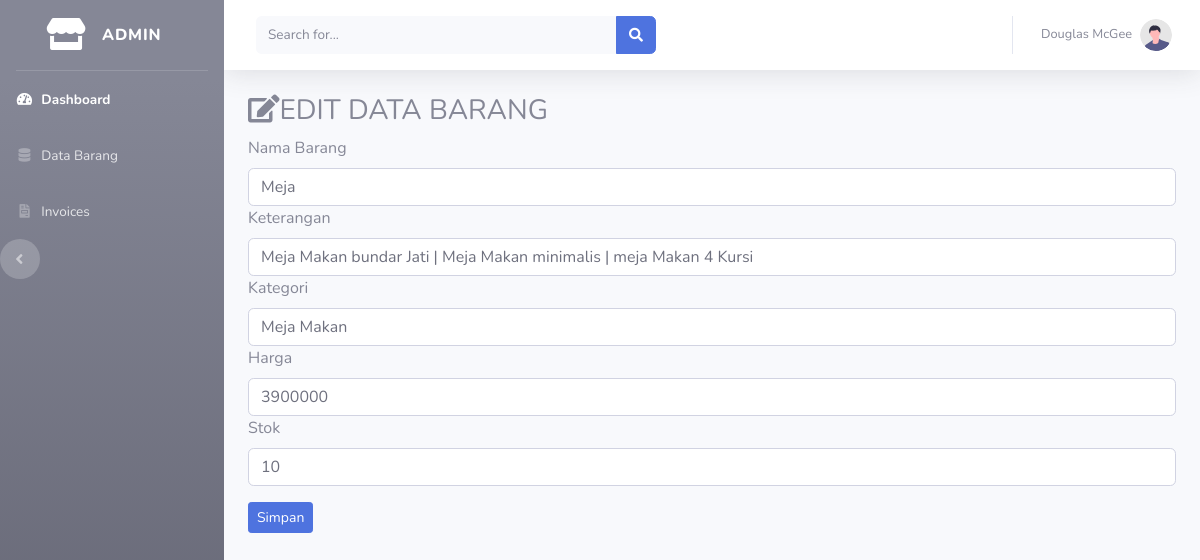
The page /index.php/admin/data_barang/edit/1 on the database its author committed.
### tables this page shows
CREATE TABLE `tb_barang` (
  `id_brg` int(11) NOT NULL,
  `nama_brg` varchar(120) NOT NULL,
  `keterangan` varchar(255) NOT NULL,
  `kategori` varchar(60) NOT NULL,
  `harga` int(11) NOT NULL,
  `stok` int(11) NOT NULL,
  `gambar` text NOT NULL
);

### application/controllers/admin/data_barang.php (called while the page is built, shortened)
<?php
class Data_barang extends CI_Controller{
	public function edit($id)
	{
		$where = array('id_brg' =>$id);
		$data['barang'] = $this->model_barang->edit_barang($where,'tb_barang')->result();
		$this->load->view('template_admin/header');
		$this->load->view('template_admin/sidebar');
		$this->load->view('admin/edit_barang', $data);
		$this->load->view('template_admin/footer');
	}
}

### index.php (called while the page is built, shortened)
<?php
require_once BASEPATH.'core/CodeIgniter.php';

### application/models/model_barang.php (called while the page is built, shortened)
<?php
class Model_barang extends CI_Model{
	public function edit_barang($where,$table){
		return $this->db->get_where($table,$where);
	}
}

### application/views/admin/edit_barang.php (the view, shortened to what this page needs)
<div class="container-fluid">
	<h3><i class="fas fa-edit"></i>EDIT DATA BARANG</h3>
	<?php foreach ($barang as $brg) : ?>
		<form method="post" action="<?php echo base_url(). 'admin/data_barang/update' ?>">
			<div class="for-group">
				<label>Nama Barang</label>
				<input type="text" name="nama_brg" class="form-control" value="<?php echo $brg->nama_brg ?>">
			</div>
			<div class="for-group">
				<label>Keterangan</label>
				<input type="text" name="keterangan" class="form-control" value="<?php echo $brg->keterangan ?>">
			</div>
			<div class="for-group">
				<label>Kategori</label>
				<input type="text" name="kategori" class="form-control" value="<?php echo $brg->kategori ?>">
			</div>
			<div class="for-group">
				<label>Harga</label>
				<input type="text" name="harga" class="form-control" value="<?php echo $brg->harga ?>">
			</div>
			<div class="for-group">
				<label>Stok</label>
				<input type="text" name="stok" class="form-control" value="<?php echo $brg->stok ?>">
			</div>
			<button type="submit" class="btn btn-primary btn-sm mt-3"> Simpan</button>
		</form>
		<?php endforeach; ?>
</div>

### rows shown on the page
tb_barang: nama_brg "Meja", keterangan "Meja Makan bundar Jati | Meja Makan minimalis | meja Makan 4 Kursi", kategori "Meja Makan", harga "3900000", stok "10"
